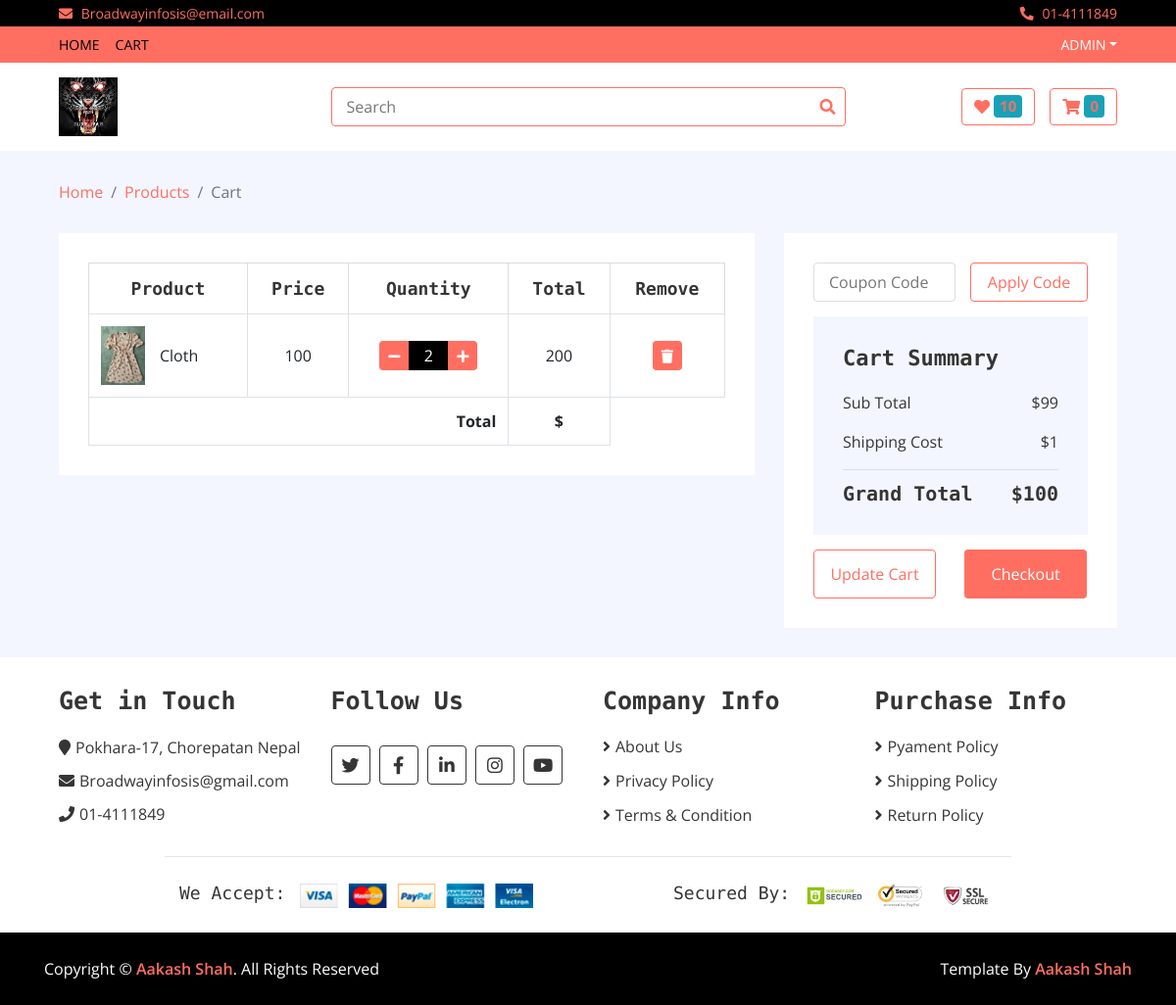
Before: /cart/my_cart (signed in) with the older database file.
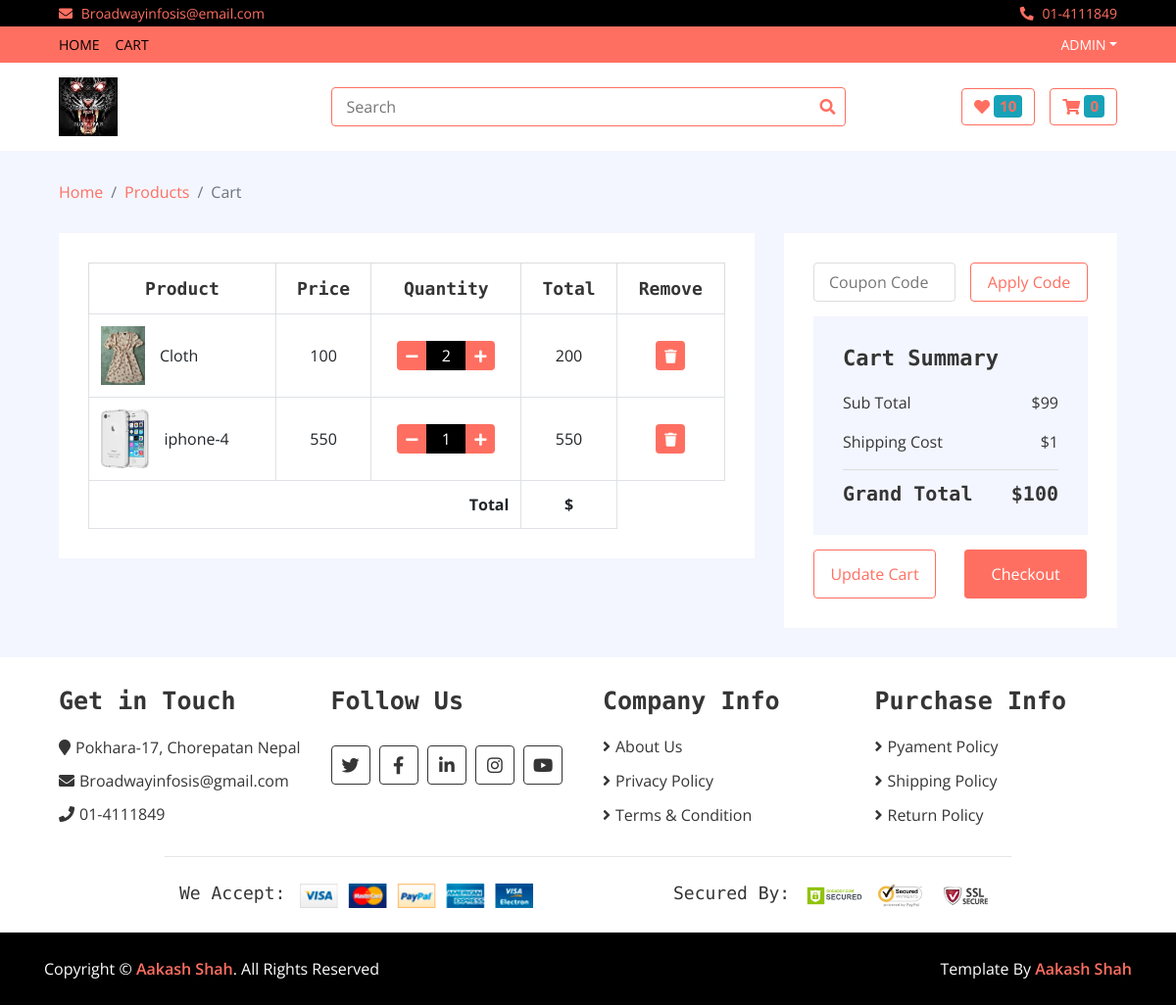
After: the same page with the newer database file.
### cart/models.py (models this page shows, shortened)
class Cart(models.Model):
    username = models.CharField(max_length = 400)
    items = models.ForeignKey(Item,on_delete=models.CASCADE)
    slug = models.CharField(max_length = 400)
    quantity = models.IntegerField(default = 1)
    total = models.IntegerField()
    checkout = models.BooleanField(default = False)

### home/models.py (models this page shows, shortened)
class Item(models.Model):
    name = models.CharField(max_length=400)
    price = models.IntegerField()
    discounted_price = models.IntegerField(default=0)
    image = models.ImageField(upload_to='media',null = True)
    status = models.CharField(choices=STATUS, max_length=200)
    category = models.ForeignKey(Category, on_delete=models.CASCADE)
    brand = models.ForeignKey(Brand, on_delete=models.CASCADE)
    label = models.CharField(max_length=200,choices=LABEL,blank=True)
    description = models.TextField(blank=True)
    specification = models.TextField(blank=True)
    slug = models.CharField(max_length=300)

### cart/views.py (the view)
# urls.py: path('my_cart', CartView.as_view(),name = 'my_cart'),
class CartView(BaseView):
    def get(self,request):
        username = request.user.username
        self.views['my_cart'] = Cart.objects.filter(username = username,checkout = False)
        return render(request,'cart.html',self.views)

### home/templates/cart.html (shortened to what the changed rows need)
{% extends 'base.html' %}
{% load static %}
{% block content %}
        <div class="cart-page">
            <div class="container-fluid">
                <div class="row">
                    <div class="col-lg-8">
                        <div class="cart-page-inner">
                            <div class="table-responsive">
                                <table class="table table-bordered">
                                    <thead class="thead-dark">
                                        <tr>
                                            <th>Product</th>
                                            <th>Price</th>
                                            <th>Quantity</th>
                                            <th>Total</th>
                                            <th>Remove</th>
                                        </tr>
                                    </thead>
                                    <tbody class="align-middle">
                                        {% for cart in my_cart %}
                                        <tr>
                                            <td>
                                                <div class="img">
                                                    <a href="#"><img src="{{cart.items.image.url}}" alt="Image"></a>
                                                    <p>{{cart.items.name}}</p>
                                                </div>
                                            </td>
                                            {% if cart.items.discounted_price > 0 %}
                                            <td>{{cart.items.discounted_price}}</td>
                                            {% else %}
                                            <td>{{cart.items.price}}</td>
                                            {% endif %}
                                            <td>
                                                <div class="qty">
                                                    <button class="btn-minus"><i class="fa fa-minus"></i></button>
                                                    <input type="text" value="{{cart.quantity}}">
                                                    <button class="btn-plus"><i class="fa fa-plus"></i></button>
                                                </div>
                                            </td>
                                            <td>{{cart.total}}</td>
                                            <td><a href="/cart/delete_cart/{{cart.items.slug}}"><button><i class="fa fa-trash"></i></button></a></td>
                                        </tr>
                                        {% endfor %}
                                        <tr>
                                            <th colspan="3" class="text-right">Total</th>
                                            <th>${{cart.total}}</th>
                                        </tr>
                                    </tbody>
                                </table>
                            </div>
                        </div>
                    </div>
                    <div class="col-lg-4">
                        <div class="cart-page-inner">
                            <div class="row">
                                <div class="col-md-12">
                                    <div class="cart-summary">
                                        <div class="cart-content">
                                            <h1>Cart Summary</h1>
                                            <h2>Grand Total<span>$100</span></h2>
                                        </div>
                                    </div>
                                </div>
                            </div>
                        </div>
                    </div>
                </div>
            </div>
        </div>
       {% endblock %}

Changed rows visible on the page:
added Cart: items.image (picture), items.name "iphone-4", items.price "550", quantity "1", total "550"
